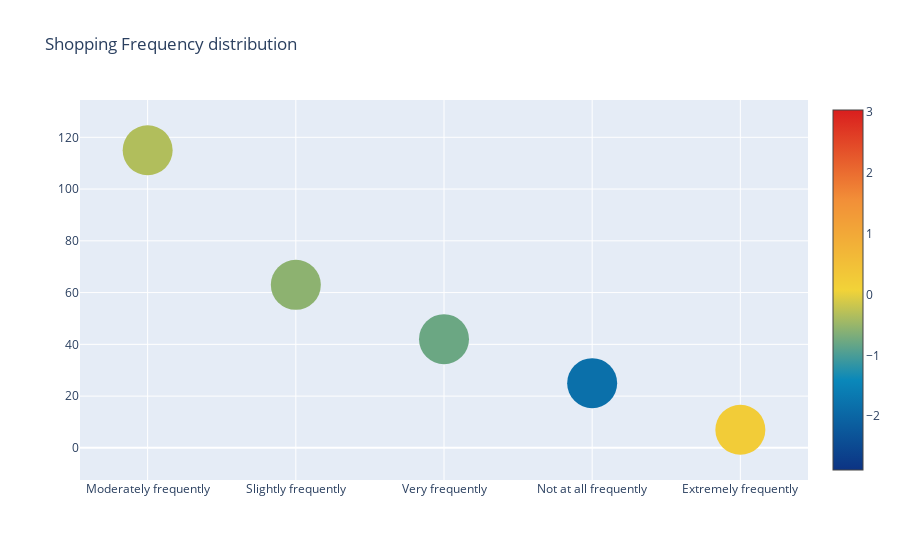

The cell this chart's notebook holds for it:
### Code cell
cnt_srs = dataset['In the past 30 days, how frequently did you go shopping?'].value_counts()

trace = go.Scatter(
    x=cnt_srs.index,
    y=cnt_srs.values,
    mode='markers',
    marker=dict(
        sizemode = 'diameter',
        sizeref = 1,
        size = 50,
        color = np.random.randn(500), #set color equal to a variable
        #color = cnt_srs.values,
        colorscale='Portland',
        showscale=True
    ),
)

layout = go.Layout(
    title='Shopping Frequency distribution'
)

data = [trace]
fig = go.Figure(data=data, layout=layout)
py.iplot(fig, filename="formaleducation")

### Figure 1 — Plotly figure (JSON) as saved in the notebook; plotly's stock layout.template omitted (floating-point values rounded to 4 significant figures; data arrays with more than 128 entries replaced by an {"elided": "..."} marker saying what was removed)
{"data": [{"marker": {"color": {"elided": "500 float values"}, "colorscale": [[0, "rgb(12,51,131)"], [0.25, "rgb(10,136,186)"], [0.5, "rgb(242,211,56)"], [0.75, "rgb(242,143,56)"], [1, "rgb(217,30,30)"]], "showscale": true, "size": 50, "sizemode": "diameter", "sizeref": 1}, "mode": "markers", "type": "scatter", "x": ["Moderately frequently", "Slightly frequently", "Very frequently", "Not at all frequently", "Extremely frequently"], "y": [115, 63, 42, 25, 7]}], "layout": {"title": {"text": "Shopping Frequency distribution"}}}
